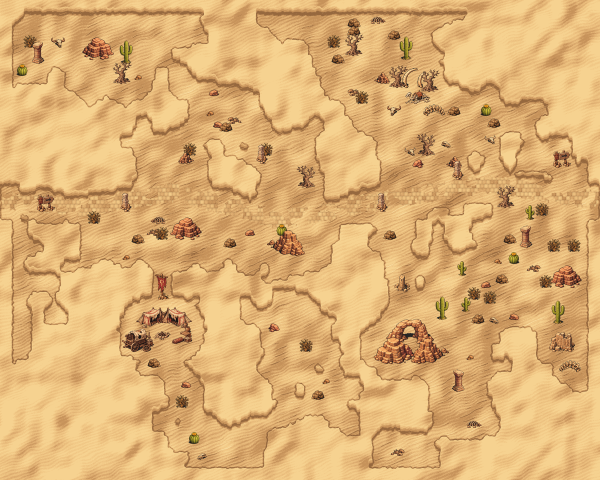
#> input picture kit/exemplo_deserto/previa_exemplo.png, 1200 x 960 px (shown at 1/2 size)
$ python -i recorta_folha.py   (imports and definitions only)
#> lines starting #> are read from the running program, lines starting #| are printed output that depends on the picture
"""Kit de mapas do Valdória — recorta as peças de uma folha de sprites (fundo liso) para a pasta da arte do mapa.
   Usa art_lib.recorta: cada peça sai pelo próprio contorno, reduzida pela média (a folha tem "pixel" de ~2 px) e com
   NO MÁXIMO 128 CORES, transparência binária e sem os vãos fechados com a cor do fundo.

   1) Ache as peças:   python recorta_folha.py achar <folha.png> <saida.png>
      grava uma imagem com cada peça numerada numa caixa e imprime as caixas.
   2) Recorte:         python recorta_folha.py recortar <folha.png> <pecas.json> <pasta da arte>
      pecas.json = {"nome": [[x, y], fator], ...}  — (x, y) é um ponto DENTRO da peça na folha; fator ~0.45-0.5
      (use o mesmo fator para peças que precisam ficar na mesma escala)."""
import sys, os, json
import numpy as np
from PIL import Image, ImageDraw
from scipy import ndimage
sys.path.insert(0, os.path.dirname(os.path.abspath(__file__)))
from art_lib import recorta

def achar(src, out):
#> called with src = '../exemplo_deserto/previa_exemplo.png', out = 'out.png'
    im = Image.open(src).convert('RGB'); a = np.asarray(im).astype(int)
    bg = np.median(np.concatenate([a[:8].reshape(-1, 3), a[-8:].reshape(-1, 3), a[:, :8].reshape(-1, 3), a[:, -8:].reshape(-1, 3)]), axis=0)
#> bg = [240, 198, 132]
    lab, _ = ndimage.label(np.abs(a - bg).max(axis=2) < 14)
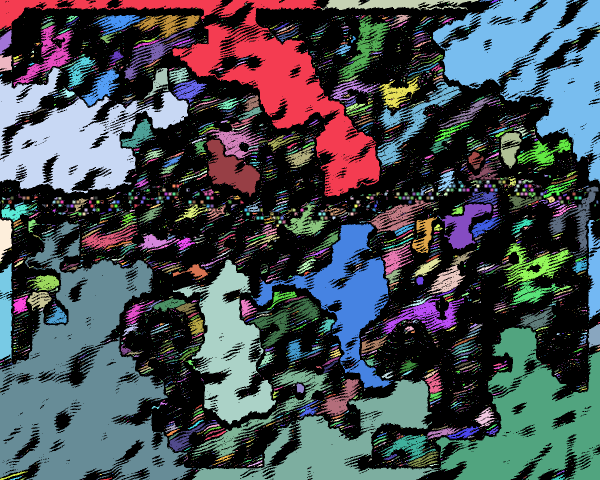
#> lab: shape (960, 1200) int32 (shown at 1/2 size); 8583 distinct labels, from 0 to 8582; one colour per label, 0 black
    border = set(np.unique(np.concatenate([lab[0], lab[-1], lab[:, 0], lab[:, -1]]))) - {0}
#> border = 51 items
    lab2, _ = ndimage.label(ndimage.binary_closing(~np.isin(lab, list(border)), iterations=2))
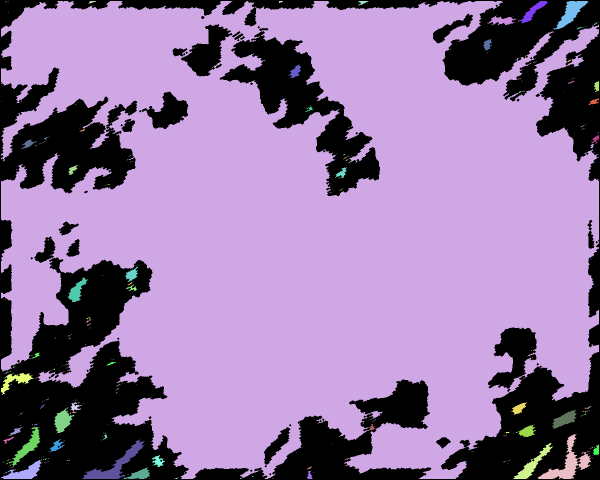
#> lab2: shape (960, 1200) int32 (shown at 1/2 size); 611 distinct labels, from 0 to 610; one colour per label, 0 black
    boxes = []
    for i, sl in enumerate(ndimage.find_objects(lab2)):
        if sl is None or (lab2[sl] == i + 1).sum() < 250: continue
        boxes.append([sl[1].start, sl[0].start, sl[1].stop, sl[0].stop])
#> after the loop, boxes = 20 items, first 6: [2, 2, 1198, 958], [1039, 2, 1096, 47], [1106, 2, 1177, 59], [975, 32, 1033, 50], [577, 129, 602, 156], [251, 533, 276, 564]
    boxes.sort(key=lambda b: (b[1] // 120, b[0]))
    dr = ImageDraw.Draw(im)
    for k, b in enumerate(boxes):
        dr.rectangle(b, outline=(255, 60, 60)); dr.text((b[0] + 2, b[1] + 1), str(k), fill=(255, 255, 0))
        print(k, 'caixa', b, 'centro', [(b[0] + b[2]) // 2, (b[1] + b[3]) // 2])
#> this loop made 20 passes
#> b on passes 1 to 12: [2, 2, 1198, 958], [975, 32, 1033, 50], [1039, 2, 1096, 47], [1106, 2, 1177, 59], [577, 129, 602, 156], [136, 555, 176, 604], [251, 533, 276, 564], [2, 746, 67, 790], [108, 817, 149, 866], [1022, 805, 1054, 829], [1103, 820, 1153, 859], [2, 920, 83, 958]
#| 0 caixa [2, 2, 1198, 958] centro [600, 480]
#| 1 caixa [975, 32, 1033, 50] centro [1004, 41]
#| 2 caixa [1039, 2, 1096, 47] centro [1067, 24]
#| 3 caixa [1106, 2, 1177, 59] centro [1141, 30]
#| 4 caixa [577, 129, 602, 156] centro [589, 142]
#| 5 caixa [136, 555, 176, 604] centro [156, 579]
#| 6 caixa [251, 533, 276, 564] centro [263, 548]
#| 7 caixa [2, 746, 67, 790] centro [34, 768]
#> (further printed lines are left out)
    im.save(out)
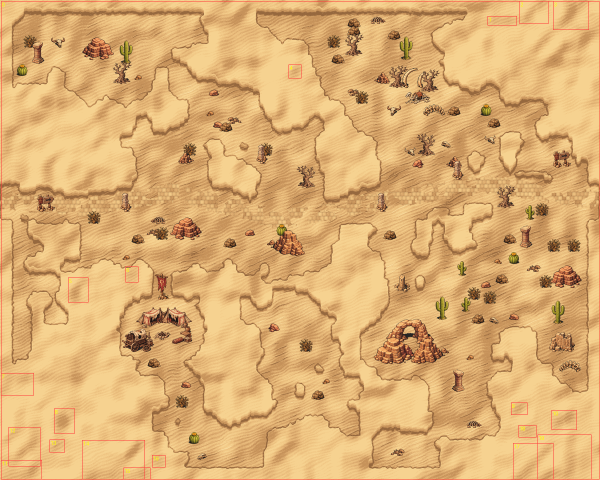
#> saved as out.png: PIL image 1200x960 RGB (shown at 1/2 size); mean R, G, B 220.7, 175, 114.8

# [5 lines not run here, left out]

>>> result = achar('../exemplo_deserto/previa_exemplo.png', 'out.png')
